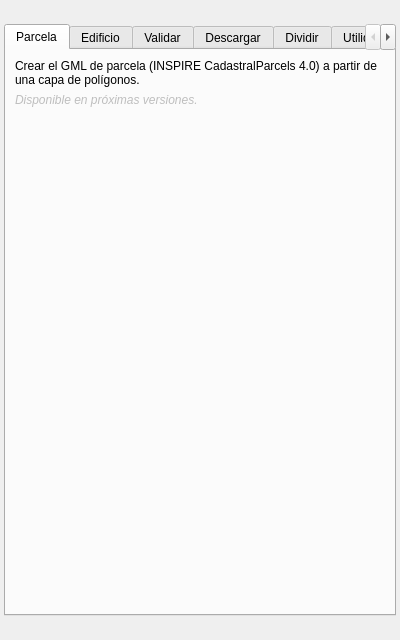
<?xml version="1.0" encoding="UTF-8"?>
<ui version="4.0">
 <class>CatastralGMLToolsDockWidgetBase</class>
 <widget class="QDockWidget" name="CatastralGMLToolsDockWidgetBase">
  <property name="geometry"><rect><x>0</x><y>0</y><width>400</width><height>640</height></rect></property>
  <property name="windowTitle"><string>Catastral GML Tools</string></property>
  <widget class="QWidget" name="dockWidgetContents">
   <layout class="QVBoxLayout" name="mainLayout">
    <property name="leftMargin"><number>4</number></property>
    <property name="topMargin"><number>4</number></property>
    <property name="rightMargin"><number>4</number></property>
    <property name="bottomMargin"><number>4</number></property>
    <item>
     <layout class="QHBoxLayout" name="headerLayout">
      <item>
       <widget class="QLabel" name="legalLabel">
        <property name="wordWrap"><bool>true</bool></property>
        <property name="sizePolicy"><sizepolicy hsizetype="Expanding" vsizetype="Preferred"><horstretch>1</horstretch><verstretch>0</verstretch></sizepolicy></property>
       </widget>
      </item>
     </layout>
    </item>
    <item>
     <widget class="QTabWidget" name="tabWidget">
      <property name="currentIndex"><number>0</number></property>
      <widget class="QWidget" name="tabParcela">
       <attribute name="title"><string>Parcela</string></attribute>
       <layout class="QVBoxLayout" name="tabParcelaLayout">
        <item>
         <widget class="QLabel" name="tabParcelaInfo">
          <property name="text"><string>Crear el GML de parcela (INSPIRE CadastralParcels 4.0) a partir de una capa de polígonos.</string></property>
          <property name="wordWrap"><bool>true</bool></property>
         </widget>
        </item>
        <item>
         <widget class="QLabel" name="tabParcelaPendiente">
          <property name="text"><string>&lt;i&gt;Disponible en próximas versiones.&lt;/i&gt;</string></property>
          <property name="enabled"><bool>false</bool></property>
         </widget>
        </item>
        <item>
         <spacer name="tabParcelaSpacer"><property name="orientation"><enum>Qt::Vertical</enum></property><property name="sizeHint" stdset="0"><size><width>20</width><height>40</height></size></property></spacer>
        </item>
       </layout>
      </widget>
      <widget class="QWidget" name="tabEdificio">
       <attribute name="title"><string>Edificio</string></attribute>
       <layout class="QVBoxLayout" name="tabEdificioLayout">
        <item>
         <widget class="QLabel" name="tabEdificioInfo">
          <property name="text"><string>Crear el GML de edificio y otras construcciones (INSPIRE BuildingExtended2D) para el ICUC.</string></property>
          <property name="wordWrap"><bool>true</bool></property>
         </widget>
        </item>
        <item>
         <widget class="QLabel" name="tabEdificioPendiente">
          <property name="text"><string>&lt;i&gt;Disponible en próximas versiones.&lt;/i&gt;</string></property>
          <property name="enabled"><bool>false</bool></property>
         </widget>
        </item>
        <item>
         <spacer name="tabEdificioSpacer"><property name="orientation"><enum>Qt::Vertical</enum></property><property name="sizeHint" stdset="0"><size><width>20</width><height>40</height></size></property></spacer>
        </item>
       </layout>
      </widget>
      <widget class="QWidget" name="tabValidar">
       <attribute name="title"><string>Validar</string></attribute>
       <layout class="QVBoxLayout" name="tabValidarLayout">
        <item>
         <widget class="QLabel" name="tabValidarInfo">
          <property name="text"><string>Abrir un GML y comprobarlo antes de subirlo a la Sede Electrónica del Catastro.</string></property>
          <property name="wordWrap"><bool>true</bool></property>
         </widget>
        </item>
        <item>
         <widget class="QLabel" name="tabValidarPendiente">
          <property name="text"><string>&lt;i&gt;Disponible en próximas versiones.&lt;/i&gt;</string></property>
          <property name="enabled"><bool>false</bool></property>
         </widget>
        </item>
        <item>
         <spacer name="tabValidarSpacer"><property name="orientation"><enum>Qt::Vertical</enum></property><property name="sizeHint" stdset="0"><size><width>20</width><height>40</height></size></property></spacer>
        </item>
       </layout>
      </widget>
      <widget class="QWidget" name="tabDescargar">
       <attribute name="title"><string>Descargar</string></attribute>
       <layout class="QVBoxLayout" name="tabDescargarLayout">
        <item>
         <widget class="QLabel" name="tabDescargarInfo">
          <property name="text"><string>Descargar una parcela, sus colindantes y sus construcciones por referencia catastral.</string></property>
          <property name="wordWrap"><bool>true</bool></property>
         </widget>
        </item>
        <item>
         <widget class="QLabel" name="tabDescargarPendiente">
          <property name="text"><string>&lt;i&gt;Disponible en próximas versiones.&lt;/i&gt;</string></property>
          <property name="enabled"><bool>false</bool></property>
         </widget>
        </item>
        <item>
         <spacer name="tabDescargarSpacer"><property name="orientation"><enum>Qt::Vertical</enum></property><property name="sizeHint" stdset="0"><size><width>20</width><height>40</height></size></property></spacer>
        </item>
       </layout>
      </widget>
      <widget class="QWidget" name="tabDividir">
       <attribute name="title"><string>Dividir</string></attribute>
       <layout class="QVBoxLayout" name="tabDividirLayout">
        <item>
         <widget class="QLabel" name="tabDividirInfo">
          <property name="text"><string>Dividir una parcela por superficie, en partes iguales, por porcentaje o por franjas.</string></property>
          <property name="wordWrap"><bool>true</bool></property>
         </widget>
        </item>
        <item>
         <widget class="QLabel" name="tabDividirPendiente">
          <property name="text"><string>&lt;i&gt;Disponible en próximas versiones.&lt;/i&gt;</string></property>
          <property name="enabled"><bool>false</bool></property>
         </widget>
        </item>
        <item>
         <spacer name="tabDividirSpacer"><property name="orientation"><enum>Qt::Vertical</enum></property><property name="sizeHint" stdset="0"><size><width>20</width><height>40</height></size></property></spacer>
        </item>
       </layout>
      </widget>
      <widget class="QWidget" name="tabUtilidades">
       <attribute name="title"><string>Utilidades</string></attribute>
       <layout class="QVBoxLayout" name="tabUtilidadesLayout">
        <item>
         <widget class="QLabel" name="tabUtilidadesInfo">
          <property name="text"><string>Unir varios GML, convertir del esquema 3.0 al 4.0 e informes de superficies y coordenadas.</string></property>
          <property name="wordWrap"><bool>true</bool></property>
         </widget>
        </item>
        <item>
         <widget class="QLabel" name="tabUtilidadesPendiente">
          <property name="text"><string>&lt;i&gt;Disponible en próximas versiones.&lt;/i&gt;</string></property>
          <property name="enabled"><bool>false</bool></property>
         </widget>
        </item>
        <item>
         <spacer name="tabUtilidadesSpacer"><property name="orientation"><enum>Qt::Vertical</enum></property><property name="sizeHint" stdset="0"><size><width>20</width><height>40</height></size></property></spacer>
        </item>
       </layout>
      </widget>
     </widget>
    </item>
    <item>
     <widget class="QLabel" name="sourceLabel">
      <property name="wordWrap"><bool>true</bool></property>
     </widget>
    </item>
   </layout>
  </widget>
 </widget>
 <resources/>
 <connections/>
</ui>
